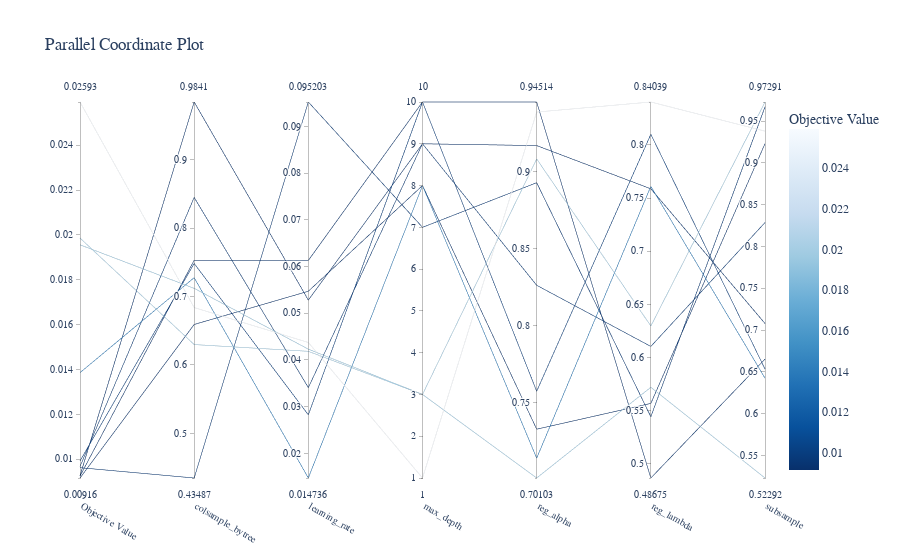

This figure's notebook cell:
### Code cell
plot_parallel_coordinate(study)

### Figure 1 — Plotly figure (JSON) as saved in the notebook; plotly's stock layout.template omitted (floating-point values rounded to 4 significant figures)
{"data": [{"dimensions": [{"label": "Objective Value", "range": [0.00916, 0.02593], "values": [0.00962, 0.01986, 0.00992, 0.02593, 0.009671, 0.01386, 0.009245, 0.009264, 0.00916, 0.01956]}, {"label": "colsample_bytree", "range": [0.4349, 0.9841], "values": [0.4349, 0.6298, 0.7482, 0.6839, 0.8447, 0.7275, 0.7529, 0.9841, 0.6591, 0.7119]}, {"label": "learning_rate", "range": [0.01474, 0.0952], "values": [0.0952, 0.04185, 0.02826, 0.04374, 0.03408, 0.01474, 0.0613, 0.05281, 0.0547, 0.04231]}, {"label": "max_depth", "range": [1, 10], "values": [7, 3, 10, 1, 9, 8, 10, 9, 8, 3]}, {"label": "reg_alpha", "range": [0.701, 0.9451], "values": [0.8927, 0.9082, 0.7573, 0.9386, 0.8262, 0.7139, 0.9451, 0.9169, 0.7327, 0.701]}, {"label": "reg_lambda", "range": [0.4867, 0.8404], "values": [0.5444, 0.6297, 0.81, 0.8404, 0.6105, 0.761, 0.4867, 0.7587, 0.5569, 0.5721]}, {"label": "subsample", "range": [0.5229, 0.9729], "values": [0.9671, 0.9729, 0.6533, 0.938, 0.8286, 0.6424, 0.6652, 0.7078, 0.923, 0.5229]}], "labelangle": 30, "labelside": "bottom", "line": {"color": [0.00962, 0.01986, 0.00992, 0.02593, 0.009671, 0.01386, 0.009245, 0.009264, 0.00916, 0.01956], "colorbar": {"title": {"text": "Objective Value"}}, "colorscale": [[0, "rgb(247,251,255)"], [0.125, "rgb(222,235,247)"], [0.25, "rgb(198,219,239)"], [0.375, "rgb(158,202,225)"], [0.5, "rgb(107,174,214)"], [0.625, "rgb(66,146,198)"], [0.75, "rgb(33,113,181)"], [0.875, "rgb(8,81,156)"], [1, "rgb(8,48,107)"]], "reversescale": true, "showscale": true}, "type": "parcoords"}], "layout": {"title": {"text": "Parallel Coordinate Plot"}}}
